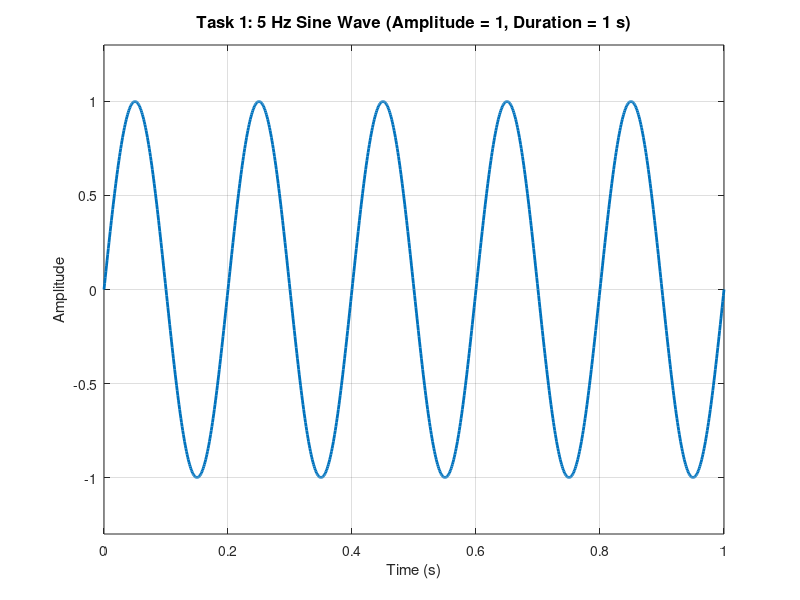
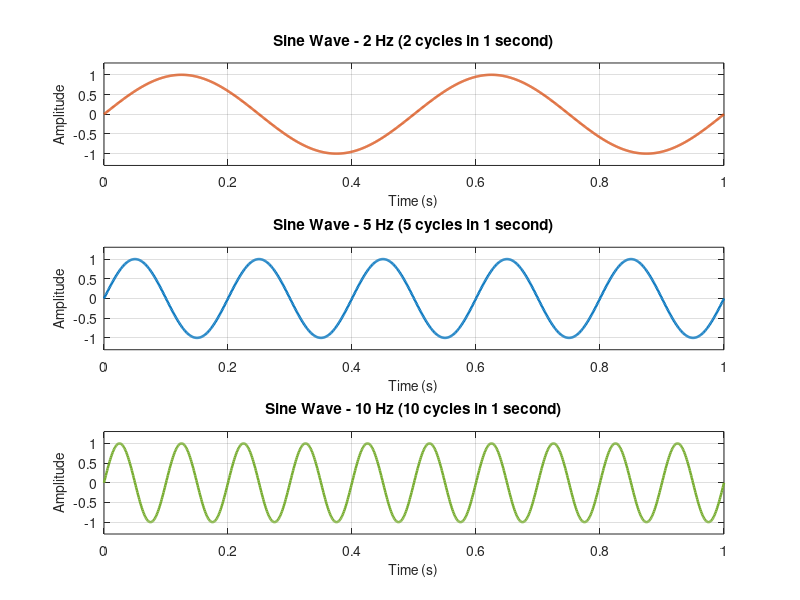
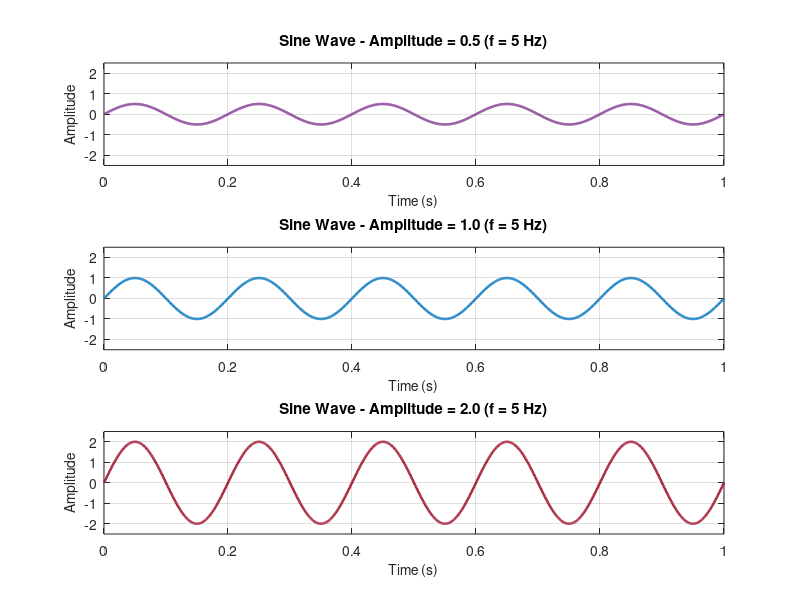
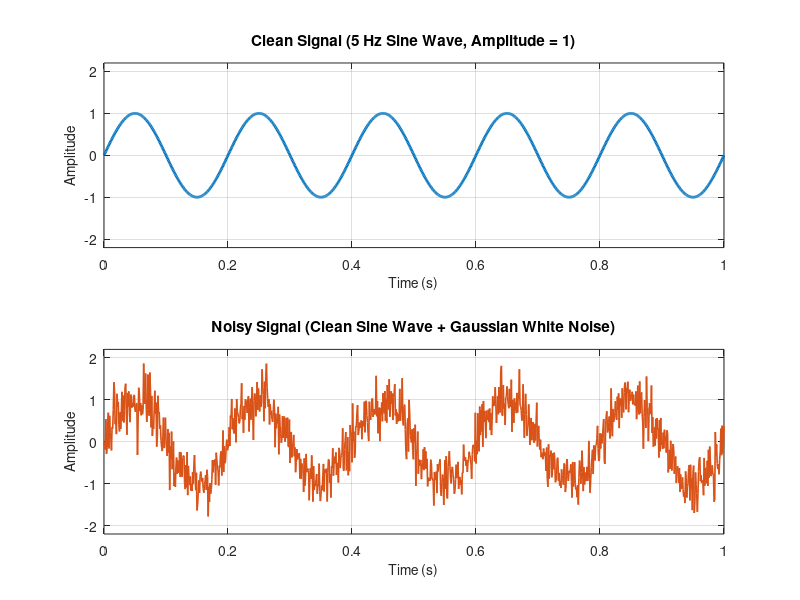

Source code (MATLAB) for these figures, in order:
% =========================================================================
% Digital Signal Processing - Lecture 01: Signal Visualization
% File: Lecture01_signal_visualization.m
% Description: MATLAB implementation for Lecture 01 tasks:
%   - Task 1: Generate and plot a 5 Hz sine wave
%   - Task 2: Compare sine waves with different frequencies (2 Hz, 5 Hz, 10 Hz)
%   - Task 3: Compare sine waves with different amplitudes (0.5, 1, 2)
%   - Task 4: Add random noise to a clean sine wave
% =========================================================================

clear;
close all;
clc;

%% Common Parameters
fs = 1000;              % Sampling frequency in Hz (1000 samples/second)
duration = 1.0;         % Duration in seconds
t = 0:(1/fs):duration;  % Time vector from 0 to 1 second

% Ensure figures directory exists for saved plots
figuresDir = fullfile(fileparts(mfilename('fullpath')), 'figures');
if ~exist(figuresDir, 'dir')
    mkdir(figuresDir);
end

%% =========================================================================
% Task 1: Create a Sine Wave
% Requirements:
%   - Amplitude = 1
%   - Frequency = 5 Hz
%   - Duration = 1 second
%   - Plot with: Title, X-axis label, Y-axis label, Grid enabled
% =========================================================================
fprintf('Running Task 1: Create a Sine Wave...\n');

A1 = 1;     % Amplitude
f1 = 5;     % Frequency in Hz
y1 = A1 * sin(2 * pi * f1 * t);

fig1 = figure('Name', 'Task 1: Sine Wave', 'NumberTitle', 'off', 'Color', 'w');
plot(t, y1, 'LineWidth', 2, 'Color', [0, 0.4470, 0.7410]);
title('Task 1: 5 Hz Sine Wave (Amplitude = 1, Duration = 1 s)', 'FontSize', 12);
xlabel('Time (s)', 'FontSize', 11);
ylabel('Amplitude', 'FontSize', 11);
grid on;
xlim([0, duration]);
ylim([-1.3, 1.3]);

% Save figure
saveas(fig1, fullfile(figuresDir, 'task1_sine_wave.png'));

%% =========================================================================
% Task 2: Compare Different Frequencies
% Requirements:
%   - Generate three sine waves: 2 Hz, 5 Hz, 10 Hz
%   - Display them using subplots
% =========================================================================
fprintf('Running Task 2: Compare Different Frequencies...\n');

f_2Hz  = 2;   % 2 Hz frequency
f_5Hz  = 5;   % 5 Hz frequency
f_10Hz = 10;  % 10 Hz frequency

y_2Hz  = sin(2 * pi * f_2Hz * t);
y_5Hz  = sin(2 * pi * f_5Hz * t);
y_10Hz = sin(2 * pi * f_10Hz * t);

fig2 = figure('Name', 'Task 2: Frequency Comparison', 'NumberTitle', 'off', 'Color', 'w');

% Subplot 1: 2 Hz
subplot(3, 1, 1);
plot(t, y_2Hz, 'LineWidth', 1.8, 'Color', [0.8500, 0.3250, 0.0980]);
title('Sine Wave - 2 Hz (2 cycles in 1 second)', 'FontSize', 11);
xlabel('Time (s)', 'FontSize', 10);
ylabel('Amplitude', 'FontSize', 10);
grid on;
xlim([0, duration]);
ylim([-1.3, 1.3]);

% Subplot 2: 5 Hz
subplot(3, 1, 2);
plot(t, y_5Hz, 'LineWidth', 1.8, 'Color', [0, 0.4470, 0.7410]);
title('Sine Wave - 5 Hz (5 cycles in 1 second)', 'FontSize', 11);
xlabel('Time (s)', 'FontSize', 10);
ylabel('Amplitude', 'FontSize', 10);
grid on;
xlim([0, duration]);
ylim([-1.3, 1.3]);

% Subplot 3: 10 Hz
subplot(3, 1, 3);
plot(t, y_10Hz, 'LineWidth', 1.8, 'Color', [0.4660, 0.6740, 0.1880]);
title('Sine Wave - 10 Hz (10 cycles in 1 second)', 'FontSize', 11);
xlabel('Time (s)', 'FontSize', 10);
ylabel('Amplitude', 'FontSize', 10);
grid on;
xlim([0, duration]);
ylim([-1.3, 1.3]);

% Save figure
saveas(fig2, fullfile(figuresDir, 'task2_frequency_comparison.png'));

%% =========================================================================
% Task 3: Compare Different Amplitudes
% Requirements:
%   - Generate three sine waves with amplitudes: 0.5, 1, 2
%   - Use the same frequency for all signals (5 Hz)
%   - Display them using subplots
% =========================================================================
fprintf('Running Task 3: Compare Different Amplitudes...\n');

amp1 = 0.5;
amp2 = 1.0;
amp3 = 2.0;
f_common = 5;  % 5 Hz for all signals

y_amp05 = amp1 * sin(2 * pi * f_common * t);
y_amp10 = amp2 * sin(2 * pi * f_common * t);
y_amp20 = amp3 * sin(2 * pi * f_common * t);

fig3 = figure('Name', 'Task 3: Amplitude Comparison', 'NumberTitle', 'off', 'Color', 'w');

% Subplot 1: Amplitude = 0.5
subplot(3, 1, 1);
plot(t, y_amp05, 'LineWidth', 1.8, 'Color', [0.4940, 0.1840, 0.5560]);
title('Sine Wave - Amplitude = 0.5 (f = 5 Hz)', 'FontSize', 11);
xlabel('Time (s)', 'FontSize', 10);
ylabel('Amplitude', 'FontSize', 10);
grid on;
xlim([0, duration]);
ylim([-2.5, 2.5]);

% Subplot 2: Amplitude = 1.0
subplot(3, 1, 2);
plot(t, y_amp10, 'LineWidth', 1.8, 'Color', [0, 0.4470, 0.7410]);
title('Sine Wave - Amplitude = 1.0 (f = 5 Hz)', 'FontSize', 11);
xlabel('Time (s)', 'FontSize', 10);
ylabel('Amplitude', 'FontSize', 10);
grid on;
xlim([0, duration]);
ylim([-2.5, 2.5]);

% Subplot 3: Amplitude = 2.0
subplot(3, 1, 3);
plot(t, y_amp20, 'LineWidth', 1.8, 'Color', [0.6350, 0.0780, 0.1840]);
title('Sine Wave - Amplitude = 2.0 (f = 5 Hz)', 'FontSize', 11);
xlabel('Time (s)', 'FontSize', 10);
ylabel('Amplitude', 'FontSize', 10);
grid on;
xlim([0, duration]);
ylim([-2.5, 2.5]);

% Save figure
saveas(fig3, fullfile(figuresDir, 'task3_amplitude_comparison.png'));

%% =========================================================================
% Task 4: Add Noise
% Requirements:
%   - Generate a clean sine wave
%   - Add random noise to create a noisy signal
%   - Display clean signal and noisy signal using subplots
% =========================================================================
fprintf('Running Task 4: Add Noise...\n');

% Set random seed for consistent reproducibility
rng(42);

% Clean signal (5 Hz, Amplitude = 1)
y_clean = 1.0 * sin(2 * pi * 5 * t);

% Generate Gaussian white noise (standard deviation = 0.35)
noise_amplitude = 0.35;
noise = noise_amplitude * randn(size(t));

% Noisy signal
y_noisy = y_clean + noise;

fig4 = figure('Name', 'Task 4: Clean vs. Noisy Signal', 'NumberTitle', 'off', 'Color', 'w');

% Subplot 1: Clean Signal
subplot(2, 1, 1);
plot(t, y_clean, 'LineWidth', 2, 'Color', [0, 0.4470, 0.7410]);
title('Clean Signal (5 Hz Sine Wave, Amplitude = 1)', 'FontSize', 11);
xlabel('Time (s)', 'FontSize', 10);
ylabel('Amplitude', 'FontSize', 10);
grid on;
xlim([0, duration]);
ylim([-2.2, 2.2]);

% Subplot 2: Noisy Signal
subplot(2, 1, 2);
plot(t, y_noisy, 'LineWidth', 1.2, 'Color', [0.8500, 0.3250, 0.0980]);
title('Noisy Signal (Clean Sine Wave + Gaussian White Noise)', 'FontSize', 11);
xlabel('Time (s)', 'FontSize', 10);
ylabel('Amplitude', 'FontSize', 10);
grid on;
xlim([0, duration]);
ylim([-2.2, 2.2]);

% Save figure
saveas(fig4, fullfile(figuresDir, 'task4_clean_vs_noisy.png'));

fprintf('All tasks completed successfully! Plots saved in: %s\n', figuresDir);
